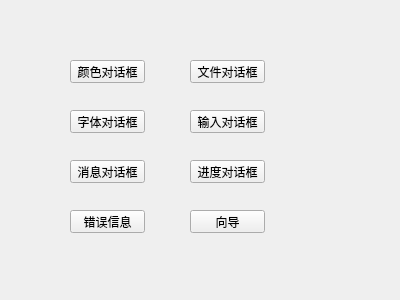
<?xml version="1.0" encoding="UTF-8"?>
<ui version="4.0">
 <class>myWidget</class>
 <widget class="QWidget" name="myWidget">
  <property name="geometry">
   <rect>
    <x>0</x>
    <y>0</y>
    <width>400</width>
    <height>300</height>
   </rect>
  </property>
  <property name="windowTitle">
   <string>myWidget</string>
  </property>
  <widget class="QPushButton" name="pushButton">
   <property name="geometry">
    <rect>
     <x>70</x>
     <y>60</y>
     <width>75</width>
     <height>23</height>
    </rect>
   </property>
   <property name="text">
    <string>颜色对话框</string>
   </property>
  </widget>
  <widget class="QPushButton" name="pushButton_2">
   <property name="geometry">
    <rect>
     <x>190</x>
     <y>60</y>
     <width>75</width>
     <height>23</height>
    </rect>
   </property>
   <property name="text">
    <string>文件对话框</string>
   </property>
  </widget>
  <widget class="QPushButton" name="pushButton_3">
   <property name="geometry">
    <rect>
     <x>70</x>
     <y>110</y>
     <width>75</width>
     <height>23</height>
    </rect>
   </property>
   <property name="text">
    <string>字体对话框</string>
   </property>
  </widget>
  <widget class="QPushButton" name="pushButton_4">
   <property name="geometry">
    <rect>
     <x>190</x>
     <y>110</y>
     <width>75</width>
     <height>23</height>
    </rect>
   </property>
   <property name="text">
    <string>输入对话框</string>
   </property>
  </widget>
  <widget class="QPushButton" name="pushButton_5">
   <property name="geometry">
    <rect>
     <x>70</x>
     <y>160</y>
     <width>75</width>
     <height>23</height>
    </rect>
   </property>
   <property name="text">
    <string>消息对话框</string>
   </property>
  </widget>
  <widget class="QPushButton" name="pushButton_6">
   <property name="geometry">
    <rect>
     <x>190</x>
     <y>160</y>
     <width>75</width>
     <height>23</height>
    </rect>
   </property>
   <property name="text">
    <string>进度对话框</string>
   </property>
  </widget>
  <widget class="QPushButton" name="pushButton_7">
   <property name="geometry">
    <rect>
     <x>70</x>
     <y>210</y>
     <width>75</width>
     <height>23</height>
    </rect>
   </property>
   <property name="text">
    <string>错误信息</string>
   </property>
  </widget>
  <widget class="QPushButton" name="pushButton_8">
   <property name="geometry">
    <rect>
     <x>190</x>
     <y>210</y>
     <width>75</width>
     <height>23</height>
    </rect>
   </property>
   <property name="text">
    <string>向导</string>
   </property>
  </widget>
 </widget>
 <layoutdefault spacing="6" margin="11"/>
 <resources/>
 <connections/>
</ui>
